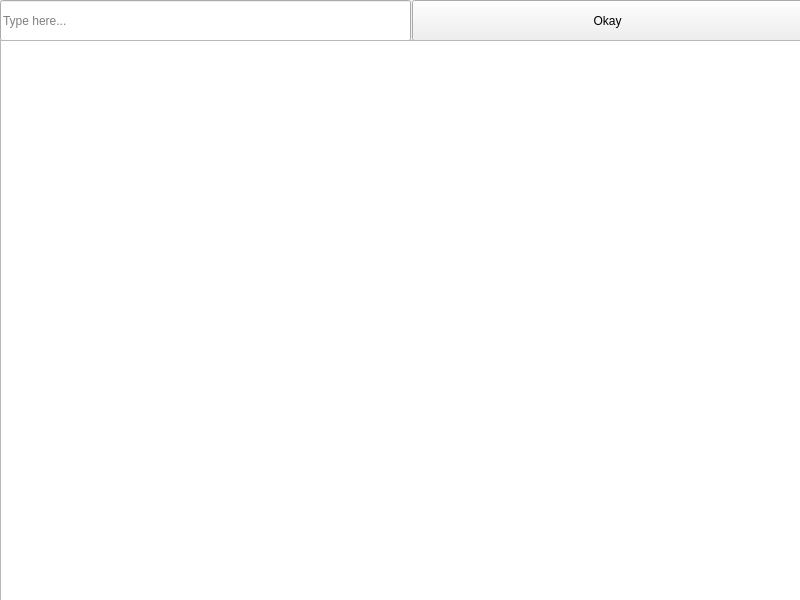
<?xml version="1.0" encoding="UTF-8"?>
<ui version="4.0">
 <class>MainWindow</class>
 <widget class="QMainWindow" name="MainWindow">
  <property name="geometry">
   <rect>
    <x>0</x>
    <y>0</y>
    <width>800</width>
    <height>600</height>
   </rect>
  </property>
  <property name="windowTitle">
   <string>grepc</string>
  </property>
  <widget class="QWidget" name="centralwidget">
   <widget class="QLineEdit" name="lineEdit">
    <property name="geometry">
     <rect>
      <x>0</x>
      <y>0</y>
      <width>411</width>
      <height>41</height>
     </rect>
    </property>
    <property name="placeholderText">
     <string extracomment="Type here">Type here...</string>
    </property>
   </widget>
   <widget class="QPushButton" name="pushButton">
    <property name="geometry">
     <rect>
      <x>412</x>
      <y>0</y>
      <width>391</width>
      <height>41</height>
     </rect>
    </property>
    <property name="text">
     <string>Okay</string>
    </property>
    <property name="autoDefault">
     <bool>true</bool>
    </property>
    <property name="default">
     <bool>false</bool>
    </property>
   </widget>
   <widget class="QTextEdit" name="textEdit">
    <property name="geometry">
     <rect>
      <x>0</x>
      <y>40</y>
      <width>811</width>
      <height>571</height>
     </rect>
    </property>
    <property name="readOnly">
     <bool>true</bool>
    </property>
   </widget>
  </widget>
 </widget>
 <resources/>
 <connections/>
</ui>
